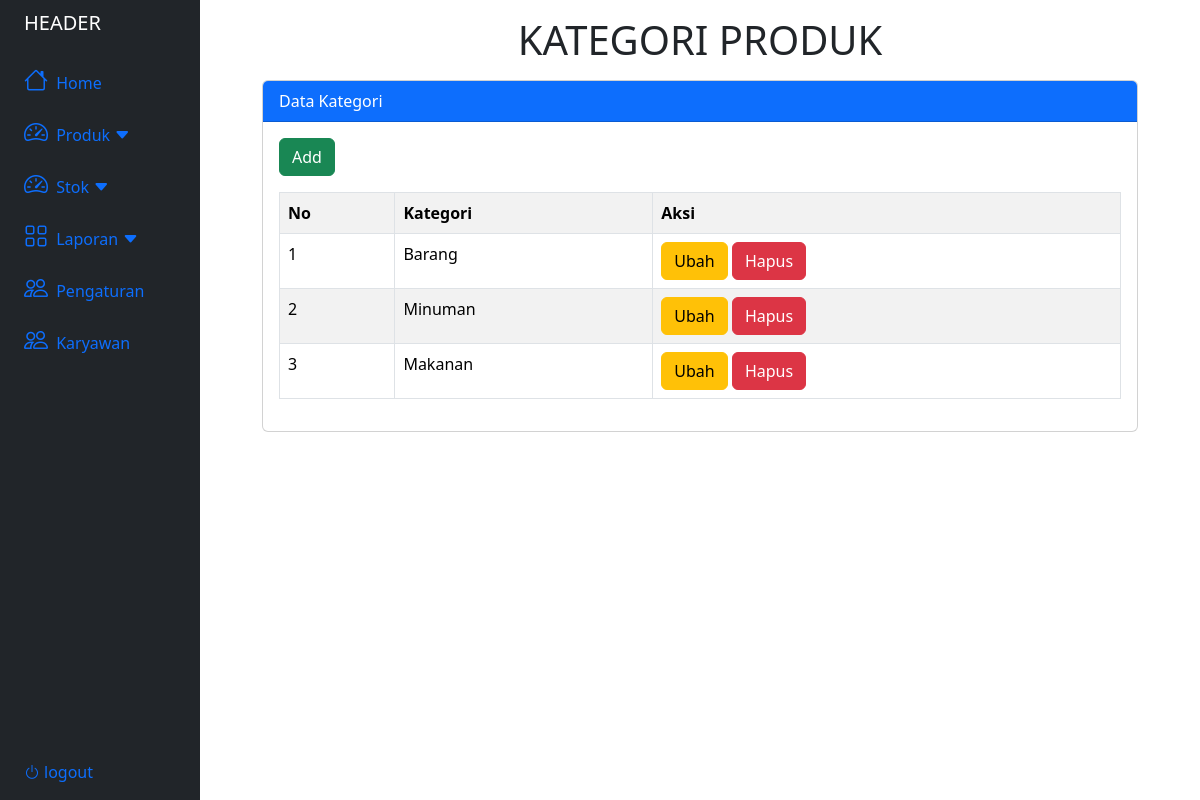
Page /Produk_FINAL/kategori.php on the committed database.
### tables this page shows
CREATE TABLE `kategori` (
  `id_ktg` int(11) NOT NULL,
  `Nama_Kategori` varchar(255) NOT NULL
);

### Produk_FINAL/kategori.php (the view, shortened to what this page needs)
<?php
    include("../database.php");
?>
<!DOCTYPE html>
<html lang="en">
<head>
    <link rel="stylesheet" href="https://cdnjs.cloudflare.com/ajax/libs/font-awesome/6.0.0/css/all.min.css">
    <link rel="stylesheet" href="https://cdn.jsdelivr.net/npm/bootstrap-icons@1.11.1/font/bootstrap-icons.css">
    <link href="https://cdn.jsdelivr.net/npm/bootstrap@5.3.2/dist/css/bootstrap.min.css" rel="stylesheet">
    <link rel="stylesheet" href="produkStyle.css">
</head>
<body>
    <div class="container-fluid">
        <div class="row flex-nowrap">
          <?php
          include("../header.php");
          ?>
            <div class="container col-9">
                <h1 class="text-center mt-3">KATEGORI PRODUK</h1>
                <div class="card mt-3">
                    <div class="card-header bg-primary text-white">
                        Data Kategori
                    </div>
                    <div class="card-body">
                        <button type="button" class="btn btn-success mb-3" data-bs-toggle="modal" data-bs-target="#addModal">
                            Add
                        </button>
                        <table class="table table-bordered table-striped table-hover">
                            <tr>
                                <th>No</th>
                                <th>Kategori</th>
                                <th>Aksi</th>
                            </tr>
                            <?php
                                $no = 1;
                                $tampil = mysqli_query($conn, "SELECT * FROM kategori ORDER BY id_ktg DESC");
                                while($data = mysqli_fetch_array($tampil)):
                            ?>
                            <tr>
                                <td><?= $no++?></td>
                                <td><?= $data['Nama_Kategori']?></td>
                                <td>
                                    <a href="#" class="btn btn-warning" data-bs-toggle="modal" data-bs-target="#editModal<?= $no?>">Ubah</a>
                                    <a href="#" class="btn btn-danger" data-bs-toggle="modal" data-bs-target="#deleteModal<?= $no?>">Hapus</a>
                                </td>
                            </tr>
                            <?php endwhile; ?>
                        </table>
                    </div>
                </div>
            </div>
        </div>
    </div>
</body>
</html>

### rows in the picture
kategori: Nama_Kategori "Barang"
kategori: Nama_Kategori "Minuman"
kategori: Nama_Kategori "Makanan"
